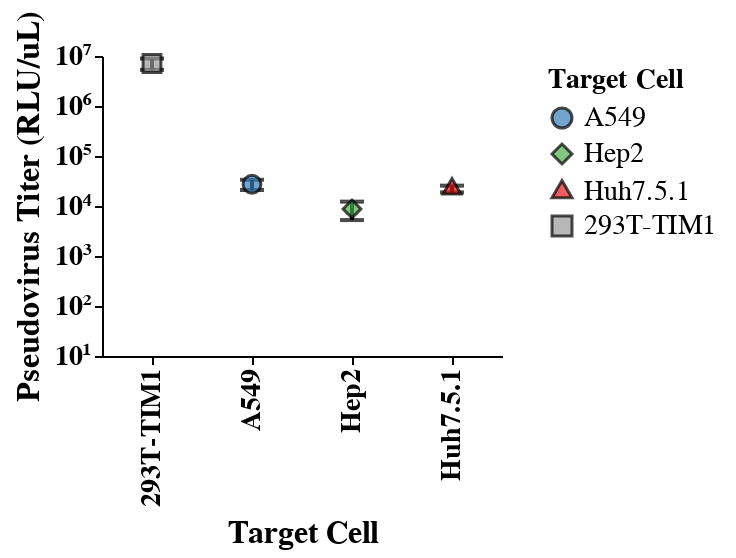

The cell this chart's notebook holds for it:
### Markdown cell above
## our long on each cell line

### Code cell
import altair as alt

# Color and shape mappings (same as multi-panel plot)
color_mapping = {
    "A549": "#377eb8",
    "Hep2": "#4daf4a",
    "Huh7.5.1": "#e41a1c",
    "293T-TIM1": "#999999"
}
shape_mapping = {
    "A549": "circle",
    "Hep2": "diamond",
    "Huh7.5.1": "triangle",
    "293T-TIM1": "square"
}

# Log ticks and labels
log_ticks = [10**i for i in range(1, 8)]
log_labels = ["10¹", "10²", "10³", "10⁴", "10⁵", "10⁶", "10⁷"]
label_expr = "{ " + ", ".join(f"{v}: '{l}'" for v, l in zip(log_ticks, log_labels)) + " }[datum.value]"

# Base chart with color/shape encodings
base = alt.Chart(df_ours_long).encode(
    x=alt.X(
        'target cell:N',
        title='Target Cell',
        axis=alt.Axis(
            labelAngle=-90,
            labelFontSize=14,
            labelFontWeight='bold',
            titleFontSize=16,
            titleFontWeight='bold'
        )
    ),
    y=alt.Y(
        'mean_RLU_uL:Q',
        title='Pseudovirus Titer (RLU/uL)',
        scale=alt.Scale(type='log', domain=[10, df_ours_long['upper_RLU_uL'].max()]),
        axis=alt.Axis(
            values=log_ticks,
            labelExpr=label_expr,
            labelFontSize=14,
            titleFontSize=16
        )
    ),
    color=alt.Color(
        'target cell:N',
        scale=alt.Scale(domain=list(color_mapping.keys()), range=list(color_mapping.values())),
        legend=alt.Legend(title="Target Cell")
    ),
    shape=alt.Shape(
        'target cell:N',
        scale=alt.Scale(domain=list(shape_mapping.keys()), range=list(shape_mapping.values())),
        legend=None
    ),
    tooltip=[
        alt.Tooltip('target cell:N'),
        alt.Tooltip('mean_RLU_uL:Q'),
        alt.Tooltip('std_RLU_uL:Q'),
    ]
)

# Error bars and caps
error_bars = alt.Chart(df_ours_long).mark_rule(size=2, color='black').encode(
    x='target cell:N',
    y='lower_RLU_uL:Q',
    y2='upper_RLU_uL:Q'
)

error_caps = (
    alt.Chart(df_ours_long).mark_tick(size=12, thickness=2, orient='horizontal', color='black').encode(
        x='target cell:N',
        y='lower_RLU_uL:Q'
    ) +
    alt.Chart(df_ours_long).mark_tick(size=12, thickness=2, orient='horizontal', color='black').encode(
        x='target cell:N',
        y='upper_RLU_uL:Q'
    )
)

# Points (with colored shape per target cell)
points = base.mark_point(size=80, filled=True, stroke='black', strokeWidth=1.5)

# Combine layers
chart = (error_bars + error_caps + points).properties(
    width=200,
    height=150
).configure_axis(
    labelFontWeight='bold',
    titleFontWeight='bold',
    grid=False
).configure_view(
    strokeWidth=2
)

# Save and display
chart.save("03_output/plots/Titer_ours-Long_bycell_colored.html")
chart

### Figure 1 — Vega-Lite specification as saved in the notebook (floating-point values rounded to 4 significant figures)
{"config": {"background": "transparent", "title": {"fontSize": 20, "fontWeight": "normal", "font": "Helvetica", "anchor": "start", "color": "#000000", "orient": "top", "offset": 5, "subtitleColor": "gray", "subtitleFont": "Helvetica", "subtitleFontWeight": "normal", "subtitleFontSize": 18, "subtitlePadding": 2}, "axis": {"domain": true, "domainColor": "black", "domainWidth": 1, "grid": false, "gridColor": "#DEDDDD", "gridWidth": 0.5, "labelFont": "Helvetica", "labelFontSize": 14, "labelFlush": false, "labelFontWeight": "bold", "labelPadding": 2, "tickColor": "black", "tickSize": 4, "tickWidth": 1, "titleFont": "Helvetica", "titleAlign": "center", "titleFontWeight": "bold", "titleFontSize": 14, "titlePadding": 5}, "legend": {"labelFont": "Helvetica", "labelFontSize": 14, "symbolSize": 100, "titleFont": "Helvetica", "titleFontSize": 14, "titleFontWeight": "bold", "padding": 5, "titleLimit": 200, "gradientLength": 100}, "range": {"category": ["#4e79a7", "#f28e2c", "#e15759", "#76b7b2", "#59a14f", "#edc949", "#af7aa1", "#ff9da7", "#9c755f", "#bab0ab"], "diverging": ["#c7e9b4", "#7fcdbb", "#41b6c4", "#1d91c0", "#225ea8", "#253494"]}, "view": {"stroke": "transparent", "strokeWidth": 2}, "text": {"font": "Helvetica Light", "fontSize": 14}}, "layer": [{"mark": {"type": "rule", "color": "black", "size": 2}, "encoding": {"x": {"field": "target cell", "type": "nominal"}, "y": {"field": "lower_RLU_uL", "type": "quantitative"}, "y2": {"field": "upper_RLU_uL"}}}, {"layer": [{"mark": {"type": "tick", "color": "black", "orient": "horizontal", "size": 12, "thickness": 2}, "encoding": {"x": {"field": "target cell", "type": "nominal"}, "y": {"field": "lower_RLU_uL", "type": "quantitative"}}}, {"mark": {"type": "tick", "color": "black", "orient": "horizontal", "size": 12, "thickness": 2}, "encoding": {"x": {"field": "target cell", "type": "nominal"}, "y": {"field": "upper_RLU_uL", "type": "quantitative"}}}]}, {"mark": {"type": "point", "filled": true, "size": 80, "stroke": "black", "strokeWidth": 1.5}, "encoding": {"color": {"field": "target cell", "legend": {"title": "Target Cell"}, "scale": {"domain": ["A549", "Hep2", "Huh7.5.1", "293T-TIM1"], "range": ["#377eb8", "#4daf4a", "#e41a1c", "#999999"]}, "type": "nominal"}, "shape": {"field": "target cell", "legend": null, "scale": {"domain": ["A549", "Hep2", "Huh7.5.1", "293T-TIM1"], "range": ["circle", "diamond", "triangle", "square"]}, "type": "nominal"}, "tooltip": [{"field": "target cell", "type": "nominal"}, {"field": "mean_RLU_uL", "type": "quantitative"}, {"field": "std_RLU_uL", "type": "quantitative"}], "x": {"axis": {"labelAngle": -90, "labelFontSize": 14, "labelFontWeight": "bold", "titleFontSize": 16, "titleFontWeight": "bold"}, "field": "target cell", "title": "Target Cell", "type": "nominal"}, "y": {"axis": {"labelExpr": "{ 10: '10¹', 100: '10²', 1000: '10³', 10000: '10⁴', 100000: '10⁵', 1000000: '10⁶', 10000000: '10⁷' }[datum.value]", "labelFontSize": 14, "titleFontSize": 16, "values": [10, 100, 1000, 10000, 100000, 1000000, 10000000]}, "field": "mean_RLU_uL", "scale": {"domain": [10, 8909000.0], "type": "log"}, "title": "Pseudovirus Titer (RLU/uL)", "type": "quantitative"}}}], "data": {"name": "data-aa1d274262cabc8cfb7ade0ea1cf7b9b"}, "height": 150, "width": 200, "$schema": "https://vega.github.io/schema/vega-lite/v5.20.1.json", "datasets": {"data-aa1d274262cabc8cfb7ade0ea1cf7b9b": [{"virus": "Long old", "target cell": "293T-TIM1", "protocol": "ours", "mean_RLU_uL": 7095000.0, "std_RLU_uL": 1814000.0, "lower_RLU_uL": 5281000.0, "upper_RLU_uL": 8909000.0, "virus_order": 5}, {"virus": "Long old", "target cell": "A549", "protocol": "ours", "mean_RLU_uL": 27180.0, "std_RLU_uL": 6295.0, "lower_RLU_uL": 20890.0, "upper_RLU_uL": 33480.0, "virus_order": 5}, {"virus": "Long old", "target cell": "Hep2", "protocol": "ours", "mean_RLU_uL": 8728.0, "std_RLU_uL": 3493.0, "lower_RLU_uL": 5235.0, "upper_RLU_uL": 12220.0, "virus_order": 5}, {"virus": "Long old", "target cell": "Huh7.5.1", "protocol": "ours", "mean_RLU_uL": 22130.0, "std_RLU_uL": 3396.0, "lower_RLU_uL": 18740.0, "upper_RLU_uL": 25530.0, "virus_order": 5}]}}
